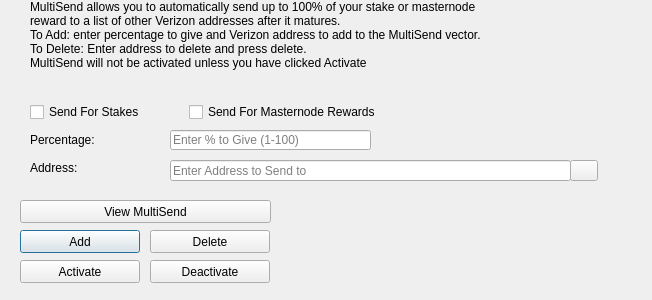
<?xml version="1.0" encoding="UTF-8"?>
<ui version="4.0">
 <class>MultiSendDialog</class>
 <widget class="QDialog" name="MultiSendDialog">
  <property name="windowModality">
   <enum>Qt::NonModal</enum>
  </property>
  <property name="geometry">
   <rect>
    <x>0</x>
    <y>0</y>
    <width>652</width>
    <height>300</height>
   </rect>
  </property>
  <property name="windowTitle">
   <string>MultiSend</string>
  </property>
  <widget class="QLineEdit" name="multiSendPercentEdit">
   <property name="geometry">
    <rect>
     <x>170</x>
     <y>130</y>
     <width>201</width>
     <height>20</height>
    </rect>
   </property>
   <property name="toolTip">
    <string>Enter whole numbers 1 - 100</string>
   </property>
   <property name="placeholderText">
    <string>Enter % to Give (1-100)</string>
   </property>
  </widget>
  <widget class="QLineEdit" name="multiSendAddressEdit">
   <property name="geometry">
    <rect>
     <x>170</x>
     <y>160</y>
     <width>401</width>
     <height>21</height>
    </rect>
   </property>
   <property name="toolTip">
    <string/>
   </property>
   <property name="placeholderText">
    <string>Enter Address to Send to</string>
   </property>
  </widget>
  <widget class="QLabel" name="label_2">
   <property name="geometry">
    <rect>
     <x>30</x>
     <y>0</y>
     <width>451</width>
     <height>121</height>
    </rect>
   </property>
   <property name="lineWidth">
    <number>1</number>
   </property>
   <property name="text">
    <string>MultiSend allows you to automatically send up to 100% of your stake or masternode reward to a list of other Verizon addresses after it matures.
To Add: enter percentage to give and Verizon address to add to the MultiSend vector.
To Delete: Enter address to delete and press delete.
MultiSend will not be activated unless you have clicked Activate</string>
   </property>
   <property name="alignment">
    <set>Qt::AlignLeading|Qt::AlignLeft|Qt::AlignTop</set>
   </property>
   <property name="wordWrap">
    <bool>true</bool>
   </property>
  </widget>
  <widget class="QLabel" name="message">
   <property name="geometry">
    <rect>
     <x>290</x>
     <y>200</y>
     <width>351</width>
     <height>91</height>
    </rect>
   </property>
   <property name="text">
    <string/>
   </property>
  </widget>
  <widget class="QPushButton" name="addButton">
   <property name="geometry">
    <rect>
     <x>20</x>
     <y>230</y>
     <width>120</width>
     <height>23</height>
    </rect>
   </property>
   <property name="toolTip">
    <string/>
   </property>
   <property name="statusTip">
    <string>Add to MultiSend Vector</string>
   </property>
   <property name="text">
    <string>Add</string>
   </property>
  </widget>
  <widget class="QPushButton" name="disableButton">
   <property name="geometry">
    <rect>
     <x>150</x>
     <y>260</y>
     <width>120</width>
     <height>23</height>
    </rect>
   </property>
   <property name="statusTip">
    <string>Deactivate MultiSend</string>
   </property>
   <property name="text">
    <string>Deactivate</string>
   </property>
  </widget>
  <widget class="QPushButton" name="addressBookButton">
   <property name="geometry">
    <rect>
     <x>570</x>
     <y>160</y>
     <width>28</width>
     <height>21</height>
    </rect>
   </property>
   <property name="toolTip">
    <string>Choose an address from the address book</string>
   </property>
   <property name="text">
    <string/>
   </property>
   <property name="icon">
    <iconset resource="../vrz.qrc">
     <normaloff>:/icons/address-book</normaloff>:/icons/address-book</iconset>
   </property>
   <property name="shortcut">
    <string>Alt+A</string>
   </property>
   <property name="autoDefault">
    <bool>false</bool>
   </property>
  </widget>
  <widget class="QLabel" name="label">
   <property name="geometry">
    <rect>
     <x>30</x>
     <y>130</y>
     <width>121</width>
     <height>20</height>
    </rect>
   </property>
   <property name="toolTip">
    <string>Percentage of stake to send</string>
   </property>
   <property name="text">
    <string>Percentage:</string>
   </property>
  </widget>
  <widget class="QLabel" name="label_5">
   <property name="geometry">
    <rect>
     <x>30</x>
     <y>160</y>
     <width>111</width>
     <height>16</height>
    </rect>
   </property>
   <property name="toolTip">
    <string>Address to send portion of stake to</string>
   </property>
   <property name="text">
    <string>Address:</string>
   </property>
  </widget>
  <widget class="QPushButton" name="deleteButton">
   <property name="geometry">
    <rect>
     <x>150</x>
     <y>230</y>
     <width>120</width>
     <height>23</height>
    </rect>
   </property>
   <property name="toolTip">
    <string/>
   </property>
   <property name="statusTip">
    <string>Delete Address From MultiSend Vector</string>
   </property>
   <property name="text">
    <string>Delete</string>
   </property>
  </widget>
  <widget class="QPushButton" name="activateButton">
   <property name="geometry">
    <rect>
     <x>20</x>
     <y>260</y>
     <width>120</width>
     <height>23</height>
    </rect>
   </property>
   <property name="statusTip">
    <string>Activate MultiSend</string>
   </property>
   <property name="text">
    <string>Activate</string>
   </property>
  </widget>
  <widget class="QPushButton" name="viewButton">
   <property name="geometry">
    <rect>
     <x>20</x>
     <y>200</y>
     <width>251</width>
     <height>23</height>
    </rect>
   </property>
   <property name="toolTip">
    <string/>
   </property>
   <property name="statusTip">
    <string>View MultiSend Vector</string>
   </property>
   <property name="text">
    <string>View MultiSend</string>
   </property>
  </widget>
  <widget class="QWidget" name="horizontalLayoutWidget">
   <property name="geometry">
    <rect>
     <x>30</x>
     <y>100</y>
     <width>351</width>
     <height>24</height>
    </rect>
   </property>
   <layout class="QHBoxLayout" name="horizontalLayout">
    <item>
     <widget class="QCheckBox" name="multiSendStakeCheckBox">
      <property name="text">
       <string>Send For Stakes</string>
      </property>
     </widget>
    </item>
    <item>
     <widget class="QCheckBox" name="multiSendMasternodeCheckBox">
      <property name="text">
       <string>Send For Masternode Rewards</string>
      </property>
     </widget>
    </item>
   </layout>
  </widget>
 </widget>
 <resources>
  <include location="../vrz.qrc"/>
 </resources>
 <connections/>
</ui>
